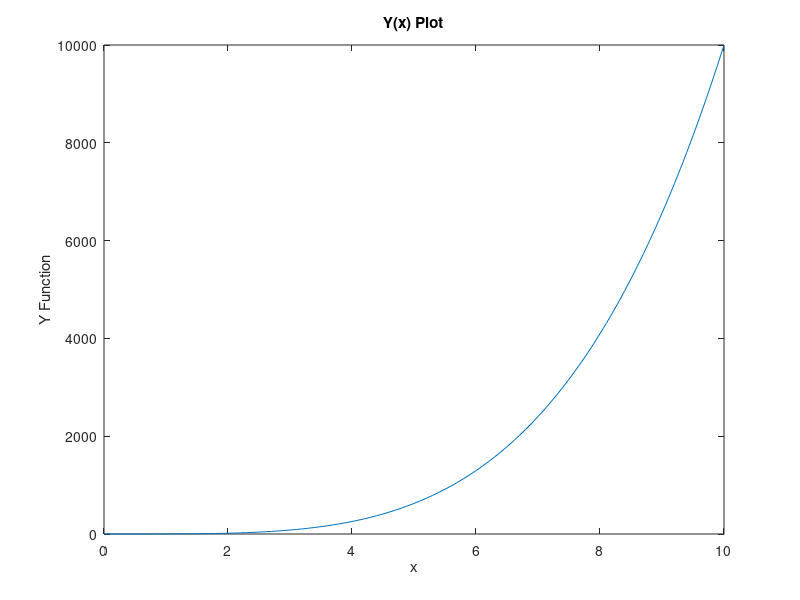

This chart was generated by the following MATLAB code:


x=0:0.1:10;
y=(x.^4)+(sin(x).^2).*cos(x)+exp(-(x.^2));

plot(x,y)
title('Y(x) Plot')
xlabel('x')
ylabel('Y Function')







